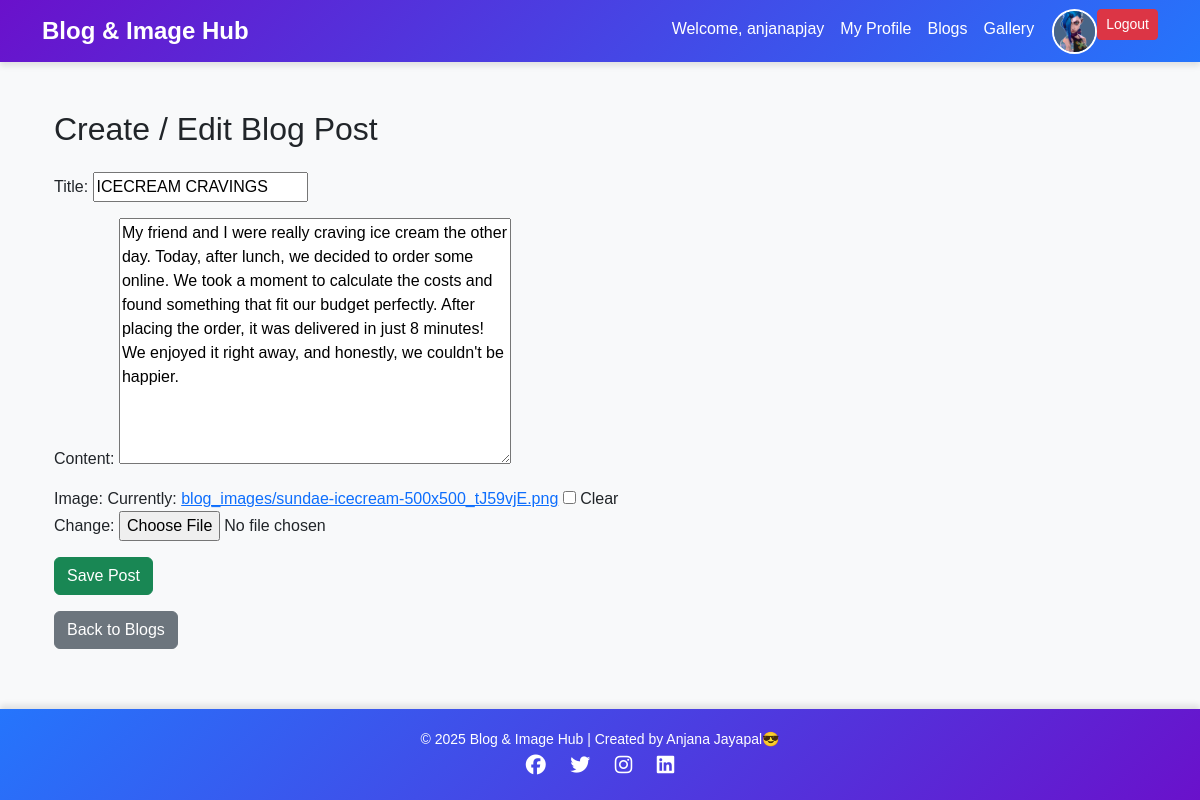
Screenshot of /blogs/edit/1/ (signed in) with the database file from the repository.
### webapp/models.py (models this page shows, shortened)
class Profile(models.Model):
    user = models.OneToOneField(User, on_delete=models.CASCADE)
    contact_number = models.CharField(max_length=15, blank=True, null=True)
    profile_pic = models.ImageField(upload_to='profile_pics/', default='profile_pics/default.jpg')

class BlogPost(models.Model):
    author = models.ForeignKey(User, on_delete=models.CASCADE)  # Link to User model
    title = models.CharField(max_length=255)
    content = models.TextField()
    image = models.ImageField(upload_to='blog_images/', blank=True, null=True)
    created_at = models.DateTimeField(auto_now_add=True)
    updated_at = models.DateTimeField(auto_now=True)

### webapp/views.py (the view)
# urls.py: path('blogs/edit/<int:post_id>/', views.edit_blog, name='edit_blog'),  # Edit blog
@login_required
def edit_blog(request, post_id):
    blog = get_object_or_404(BlogPost, id=post_id, author=request.user)  # Only allow the author to edit
    if request.method == 'POST':
        form = BlogPostForm(request.POST, request.FILES, instance=blog)
        if form.is_valid():
            form.save()
            return redirect('webapp:blog_list')
    else:
        form = BlogPostForm(instance=blog)
    return render(request, 'blog_form.html', {'form': form})

### webapp/forms.py
class BlogPostForm(forms.ModelForm):
    class Meta:
        model = BlogPost
        fields = ['title', 'content', 'image']

### templates/blog_form.html (shortened to what this page needs)
{% extends 'base.html' %}
{% block content %}
<div class="container">
    <h2 class="my-4">Create / Edit Blog Post</h2>
    <form method="POST" enctype="multipart/form-data">
        {{ form.as_p }}
        <button type="submit" class="btn btn-success">Save Post</button>
    </form>
    <a href="{% url 'webapp:blog_list' %}" class="btn btn-secondary mt-3">Back to Blogs</a>
</div>
{% endblock %}

### templates/base.html (shortened to what this page needs)
<!DOCTYPE html>
<html lang="en">
<head>
    <link rel="stylesheet" href="https://cdn.jsdelivr.net/npm/bootstrap@5.3.2/dist/css/bootstrap.min.css">
</head>
<body>
    <nav class="navbar navbar-expand-lg navbar-dark">
        <div class="container">
            <a class="navbar-brand" href="{% url 'webapp:home' %}">Blog & Image Hub</a>
            <div class="collapse navbar-collapse" id="navbarNav">
                <ul class="navbar-nav ms-auto">
                    {% if user.is_authenticated %}
                        <li class="nav-item"><a class="nav-link" href="#">Welcome, {{ user.username }}</a></li>
                        <li class="nav-item"><a class="nav-link" href="{% url 'webapp:view_profile' %}">My Profile</a></li>
                        <li class="nav-item"><a class="nav-link" href="{% url 'webapp:blog_list' %}">Blogs</a></li>
                        <li class="nav-item"><a class="nav-link" href="{% url 'webapp:image_gallery' %}">Gallery</a></li>
                        <li class="nav-item">
                            {% if user.profile.profile_pic %}
                                <img src="{{ user.profile.profile_pic.url }}" class="profile-pic" alt="image">
                            {% else %}
                                <img src="/media/default.jpg" class="profile-pic" alt="image">
                            {% endif %}
                        </li>
                        <li class="nav-item">
                            <form action="{% url 'webapp:logout' %}" method="POST" style="display:inline;">
                                <button type="submit" class="btn btn-danger btn-sm">Logout</button>
                            </form>
                        </li>
                    {% else %}
                        <li class="nav-item"><a class="nav-link btn-custom" href="{% url 'webapp:login' %}">Login</a></li>
                        <li class="nav-item"><a class="nav-link btn-custom" href="{% url 'webapp:register' %}">Register</a></li>
                    {% endif %}
                </ul>
            </div>
        </div>
    </nav>
    <div class="content-wrapper container my-4">
        {% block content %}{% endblock %}
    </div>
    <footer class="footer">
        <div class="container">
            <p>&copy; 2025 Blog & Image Hub | Created by Anjana Jayapal😎</p>
            <div class="social-icons">
                <a href="https://facebook.com" target="_blank"><i class="fab fa-facebook"></i></a>
                <a href="https://twitter.com" target="_blank"><i class="fab fa-twitter"></i></a>
                <a href="https://instagram.com" target="_blank"><i class="fab fa-instagram"></i></a>
                <a href="https://linkedin.com" target="_blank"><i class="fab fa-linkedin"></i></a>
            </div>
        </div>
    </footer>
</body>
</html>

### templates/base.html (style rules this page uses)
html, body { height: 100%; display: flex; flex-direction: column; font-family: 'Poppins', sans-serif; background-color: #f8f9fa; }
.content-wrapper { flex: 1; padding-bottom: 30px; }
.navbar { background: linear-gradient(135deg, #6a11cb, #2575fc); box-shadow: 0px 4px 6px rgba(0, 0, 0, 0.1); }
.navbar-brand { font-weight: bold; font-size: 1.5rem; }
.navbar-dark .navbar-nav .nav-link { color: white; font-weight: 500; transition: 0.3s; }
.profile-pic { width: 45px; height: 45px; border-radius: 50%; object-fit: cover; margin-left: 10px; border: 2px solid white; }
.footer { background: linear-gradient(135deg, #2575fc, #6a11cb); color: white; padding: 20px 0; text-align: center; margin-top: auto; box-shadow: 0px -4px 6px rgba(0, 0, 0, 0.1); }
.footer p { margin: 0; font-size: 14px; }
.footer .social-icons a { color: white; font-size: 20px; margin: 0 10px; transition: 0.3s; }

### rows the page displays
BlogPost: title "ICECREAM CRAVINGS", content "My friend and I were really craving ice cream the other day. Today, after lunch, we decided to order some online. We took a moment to calculate the costs and found something that fit our budget perfectly. After placing the order, it was delivered in just 8 minutes! We enjoyed it right away, and honestly, we couldn't be happier."

### other values shown
{{ user.username }} "anjanapjay"
